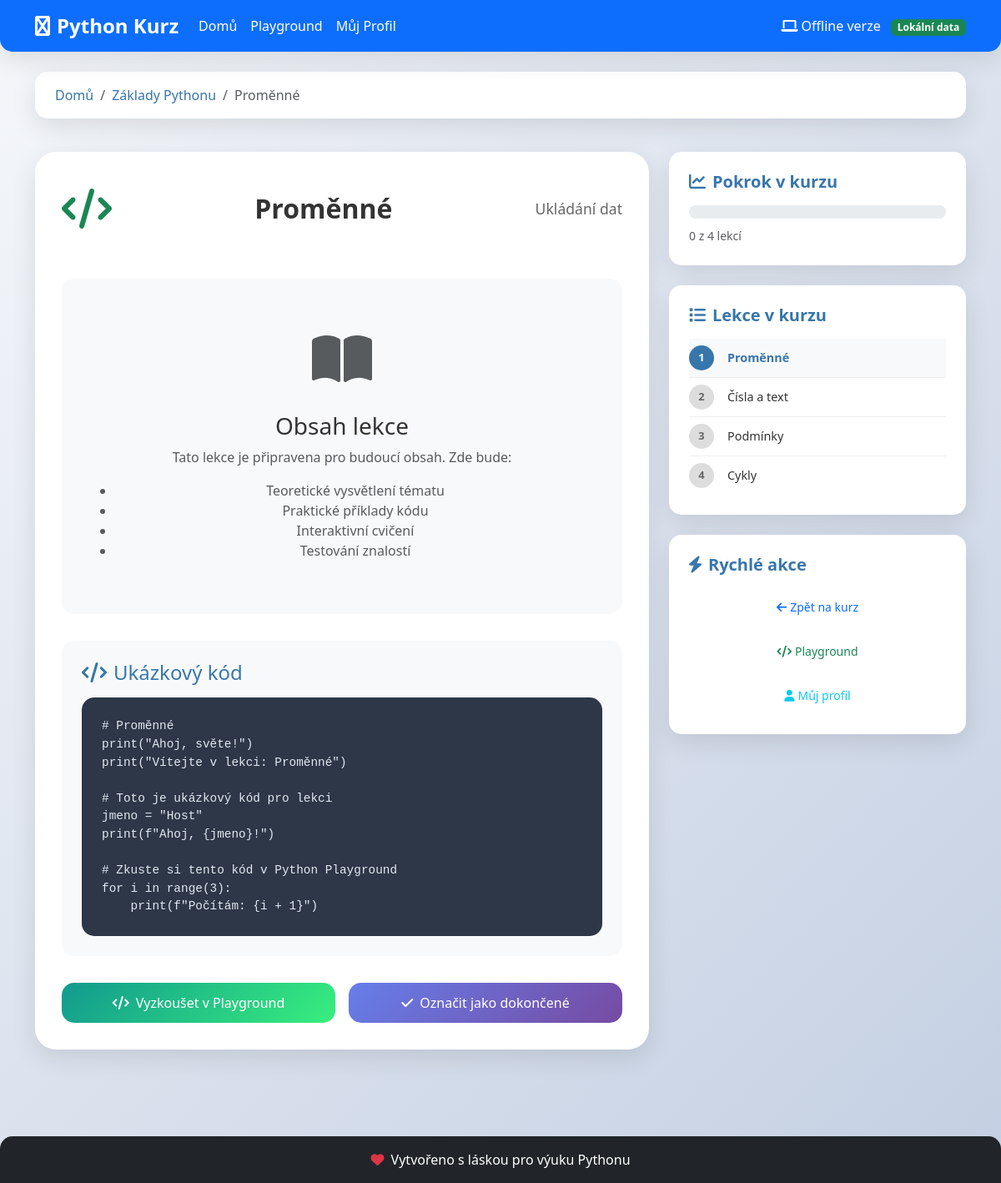
The app's page /lekce/zaklady/4 with its own data.
### database.py (models this page shows)
class Course(Base):
    __tablename__ = "courses"
    id = Column(Integer, primary_key=True, index=True)
    course_id = Column(String(50), unique=True, index=True, nullable=False)
    title = Column(String(200), nullable=False)
    description = Column(Text)
    level = Column(String(50))  # "uvod", "zaklady", "pokrocile"
    order_index = Column(Integer, default=0)
    is_active = Column(Boolean, default=True)
    created_at = Column(DateTime, default=datetime.utcnow)
    lessons = relationship("Lesson", back_populates="course", cascade="all, delete-orphan")

class Lesson(Base):
    __tablename__ = "lessons"
    id = Column(Integer, primary_key=True, index=True)
    course_id = Column(Integer, ForeignKey("courses.id"), nullable=False)
    lesson_number = Column(Integer, nullable=False)
    title = Column(String(200), nullable=False)
    description = Column(Text)
    content = Column(Text)  # HTML obsah lekce
    code_example = Column(Text)  # Příklad kódu
    order_index = Column(Integer, default=0)
    is_active = Column(Boolean, default=True)
    created_at = Column(DateTime, default=datetime.utcnow)
    course = relationship("Course", back_populates="lessons")
    progress_records = relationship("UserProgress", back_populates="lesson")

### offline_main.py (the view)
@app.get("/lekce/{course_id}/{lesson_id}", response_class=HTMLResponse)
async def lesson_page(request: Request, course_id: str, lesson_id: int, db: Session = Depends(get_db)):
    courses = get_courses_data(db)
    student = get_offline_progress()
    if course_id not in courses:
        return templates.TemplateResponse("index.html", {
            "request": request,
            "courses": courses,
            "student": student,
            "user": None,
            "is_offline": True,
            "error": "Kurz nenalezen"
        })
    course = courses[course_id]
    lesson = None
    for l in course["lessons"]:
        if l["id"] == lesson_id:
            lesson = l
            break
    if not lesson:
        return templates.TemplateResponse("kurz.html", {
            "request": request,
            "course": course,
            "course_id": course_id,
            "student": student,
            "user": None,
            "is_offline": True,
            "error": "Lekce nenalezena"
        })
    return templates.TemplateResponse("lekce.html", {
        "request": request,
        "course": course,
        "course_id": course_id,
        "lesson": lesson,
        "student": student,
        "user": None,
        "is_offline": True
    })

### templates/lekce.html (shortened to what this page needs)
{% extends "base.html" %}
{% block content %}
<div class="container">
    <div class="row mb-4">
        <div class="col-12">
            <nav aria-label="breadcrumb">
                <ol class="breadcrumb">
                    <li class="breadcrumb-item"><a href="/">Domů</a></li>
                    <li class="breadcrumb-item"><a href="/kurz/{{ course_id }}">{{ course.title }}</a></li>
                    <li class="breadcrumb-item active">{{ lesson.title }}</li>
                </ol>
            </nav>
        </div>
    </div>
    <div class="row">
        <div class="col-lg-8">
            <div class="lesson-content-section">
                <div class="lesson-header">
                    <div class="lesson-icon">
                        {% if course_id == "uvod" %}
                            <i class="fas fa-play-circle text-primary"></i>
                        {% elif course_id == "zaklady" %}
                            <i class="fas fa-code text-success"></i>
                        {% else %}
                            <i class="fas fa-rocket text-warning"></i>
                        {% endif %}
                    </div>
                    <h1 class="lesson-title-main">{{ lesson.title }}</h1>
                    <p class="lesson-description-main">{{ lesson.description }}</p>
                </div>
                <div class="lesson-content-body">
                    <div class="content-placeholder">
                        <div class="placeholder-icon">
                            <i class="fas fa-book-open text-muted"></i>
                        </div>
                        <h3>Obsah lekce</h3>
                        <p class="text-muted">
                            Tato lekce je připravena pro budoucí obsah. Zde bude:
                        </p>
                        <ul class="text-muted">
                            <li>Teoretické vysvětlení tématu</li>
                            <li>Praktické příklady kódu</li>
                            <li>Interaktivní cvičení</li>
                            <li>Testování znalostí</li>
                        </ul>
                    </div>
                    <div class="code-example">
                        <h4><i class="fas fa-code me-2"></i>Ukázkový kód</h4>
                        <div class="code-block">
                            <pre><code># {{ lesson.title }}
print("Ahoj, světe!")
print("Vítejte v lekci: {{ lesson.title }}")
# Toto je ukázkový kód pro lekci
jmeno = "{{ student.name }}"
print(f"Ahoj, {jmeno}!")
# Zkuste si tento kód v Python Playground
for i in range(3):
    print(f"Počítám: {i + 1}")</code></pre>
                        </div>
                    </div>
                </div>
                <div class="lesson-actions">
                    <div class="row g-3">
                        <div class="col-md-6">
                            <a href="/playground" class="btn btn-success w-100">
                                <i class="fas fa-code me-2"></i>Vyzkoušet v Playground
                            </a>
                        </div>
                        <div class="col-md-6">
                            {% if lesson.id not in student.completed_lessons %}
                            <button class="btn btn-primary w-100" onclick="markAsCompleted({{ lesson.id }})">
                                <i class="fas fa-check me-2"></i>Označit jako dokončené
                            </button>
                            {% else %}
                            <button class="btn btn-outline-success w-100" disabled>
                                <i class="fas fa-check me-2"></i>Lekce dokončena
                            </button>
                            {% endif %}
                        </div>
                    </div>
                </div>
            </div>
        </div>
        <div class="col-lg-4">
            <div class="lesson-sidebar">
                <div class="sidebar-card">
                    <h5><i class="fas fa-chart-line me-2"></i>Pokrok v kurzu</h5>
                    <div class="progress mb-2">
                    </div>
                    <small class="text-muted">
                        {{ student.completed_lessons|length }} z {{ course.lessons|length }} lekcí
                    </small>
                </div>
                <div class="sidebar-card">
                    <h5><i class="fas fa-list me-2"></i>Lekce v kurzu</h5>
                    <div class="lesson-list">
                        {% for l in course.lessons %}
                        <div class="lesson-item {% if l.id == lesson.id %}active{% endif %}">
                            <div class="lesson-item-number">{{ loop.index }}</div>
                            <div class="lesson-item-content">
                                <a href="/lekce/{{ course_id }}/{{ l.id }}"
                                   class="lesson-item-link {% if l.id == lesson.id %}active{% endif %}">
                                    {{ l.title }}
                                </a>
                            </div>
                        </div>
                        {% endfor %}
                    </div>
                </div>
                <div class="sidebar-card">
                    <h5><i class="fas fa-bolt me-2"></i>Rychlé akce</h5>
                    <div class="d-grid gap-2">
                        <a href="/kurz/{{ course_id }}" class="btn btn-outline-primary btn-sm">
                            <i class="fas fa-arrow-left me-1"></i>Zpět na kurz
                        </a>
                        <a href="/playground" class="btn btn-outline-success btn-sm">
                            <i class="fas fa-code me-1"></i>Playground
                        </a>
                        <a href="/profil" class="btn btn-outline-info btn-sm">
                            <i class="fas fa-user me-1"></i>Můj profil
                        </a>
                    </div>
                </div>
            </div>
        </div>
    </div>
</div>
{% endblock %}

### static/css/style.css (style rules this page uses)
:root { --primary-color: #3776ab; --secondary-color: #ffd43b; --success-color: #28a745; --warning-color: #ffc107; --danger-color: #dc3545; --info-color: #17a2b8; --light-color: #f8f9fa; --dark-color: #343a40; --gradient-primary: linear-gradient(135deg, #667eea 0%, #764ba2 100%); --gradient-success: linear-gradient(135deg, #11998e 0%, #38ef7d 100%); --gradient-warning: linear-gradient(135deg, #f093fb 0%, #f5576c 100%); --shadow-soft: 0 10px 30px rgba(0, 0, 0, 0.1); --shadow-hover: 0 15px 40px rgba(0, 0, 0, 0.15); --border-radius: 15px; --border-radius-large: 25px; }
body { font-family: 'Segoe UI', Tahoma, Geneva, Verdana, sans-serif; background: linear-gradient(135deg, #f5f7fa 0%, #c3cfe2 100%); min-height: 100vh; color: #333; }
.lesson-header { display: flex; justify-content: space-between; align-items: center; margin-bottom: 0.5rem; }
.lesson-content-section { background: white; border-radius: var(--border-radius-large); box-shadow: var(--shadow-soft); padding: 2rem; margin-bottom: 2rem; }
.lesson-header { text-align: center; margin-bottom: 2rem; }
.lesson-icon { font-size: 3rem; margin-bottom: 1rem; }
.lesson-title-main { font-size: 2rem; font-weight: bold; margin-bottom: 1rem; }
.lesson-description-main { font-size: 1.1rem; color: #666; }
.content-placeholder { text-align: center; padding: 3rem 2rem; background: var(--light-color); border-radius: var(--border-radius); margin-bottom: 2rem; }
.placeholder-icon { font-size: 4rem; margin-bottom: 1rem; }
.code-example { background: #f8f9fa; border-radius: var(--border-radius); padding: 1.5rem; margin-bottom: 2rem; }
.code-example h4 { color: var(--primary-color); margin-bottom: 1rem; }
.code-block { background: #2d3748; color: #e2e8f0; padding: 1.5rem; border-radius: var(--border-radius); overflow-x: auto; }
.code-block pre { margin: 0; font-family: 'Courier New', monospace; font-size: 0.9rem; line-height: 1.5; }
.lesson-sidebar { position: sticky; top: 2rem; }
.sidebar-card { background: white; border-radius: var(--border-radius); box-shadow: var(--shadow-soft); padding: 1.5rem; margin-bottom: 1.5rem; }
.sidebar-card h5 { color: var(--primary-color); margin-bottom: 1rem; font-weight: bold; }
.lesson-list { max-height: 300px; overflow-y: auto; }
.lesson-item { display: flex; align-items: center; padding: 0.5rem 0; border-bottom: 1px solid #eee; }
.lesson-item:last-child { border-bottom: none; }
.lesson-item.active { background: var(--light-color); margin: 0 -1rem; padding: 0.5rem 1rem; border-radius: var(--border-radius); }
.lesson-item-number { background: #ddd; color: #666; width: 30px; height: 30px; border-radius: 50%; display: flex; align-items: center; justify-content: center; font-size: 0.8rem; font-weight: bold; margin-right: 1rem; flex-shrink: 0; }
.lesson-item.active .lesson-item-number { background: var(--primary-color); color: white; }
.lesson-item-content { flex: 1; display: flex; justify-content: space-between; align-items: center; }
.lesson-item-link { text-decoration: none; color: #333; font-size: 0.9rem; }
.lesson-item-link.active { color: var(--primary-color); font-weight: bold; }
.btn { border-radius: var(--border-radius); font-weight: 500; transition: all 0.3s ease; border: none; padding: 0.75rem 1.5rem; }
.btn-primary { background: var(--gradient-primary); color: white; }
.btn-success { background: var(--gradient-success); color: white; }
.progress { border-radius: 10px; overflow: hidden; }
.breadcrumb { background: white; border-radius: var(--border-radius); box-shadow: var(--shadow-soft); padding: 1rem 1.5rem; }
.breadcrumb-item a { color: var(--primary-color); text-decoration: none; }

### records on screen
Course: title "Základy Pythonu"
Lesson: title "Proměnné", description "Ukládání dat"
Lesson: title "Čísla a text"
Lesson: title "Podmínky"
Lesson: title "Cykly"

### other values on screen
{{ student.name }} "Host"
{{ student.completed_lessons|length }} "0"
{{ course.lessons|length }} "4"
